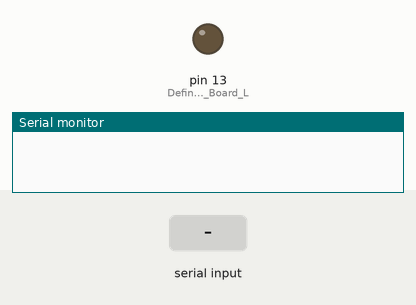
Simulated run of this sketch. Board: Arduino Uno, built with avr-gcc and run on an emulated ATmega328P. On the bench: output pins drawn as LEDs (lit = HIGH), the last lines printed to the serial monitor. The test bench sets the inputs (shaded band).

Above: at 1.2 s.
1.3 s: byte 1 (1) received over Serial
At 2.7 s:
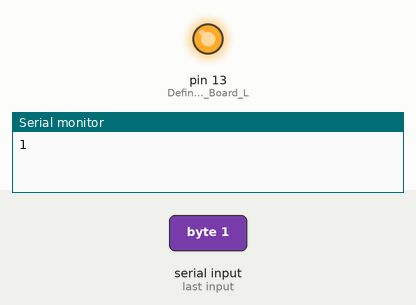
Timing chart, 0 to 4.3 s (numbered marks = the images above; inputs shaded):
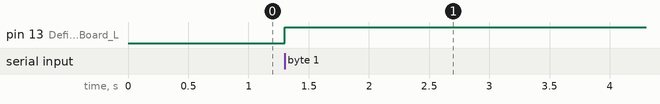

Measured:
- after the input at 1.3 s, pin 13 (Define_pins_of_On_Board_L): LOW → HIGH at once

The sketch:

Finalv01.ino
```cpp
int value;                           // Initilize a value to store input

void setup() {
  Serial.begin(9600);               // Initilize Serial Port
  pinMode(13, OUTPUT);               // Define pins of On Board LED

}

void loop() {
  if (Serial.available() > 0) {    // Run inside only if there is data available

    value = Serial.read();         // Assigning serial data to value
    Serial.println(value);         // Displaying serial data
    if (value == 1) {               //___________________
      digitalWrite(13, HIGH);       // One type of Output
    }                               //___________________
    if (value == 2) {               //_______________________
      digitalWrite(13, LOW);        // Another type of Output
    }                               //_______________________
  }

}
```
